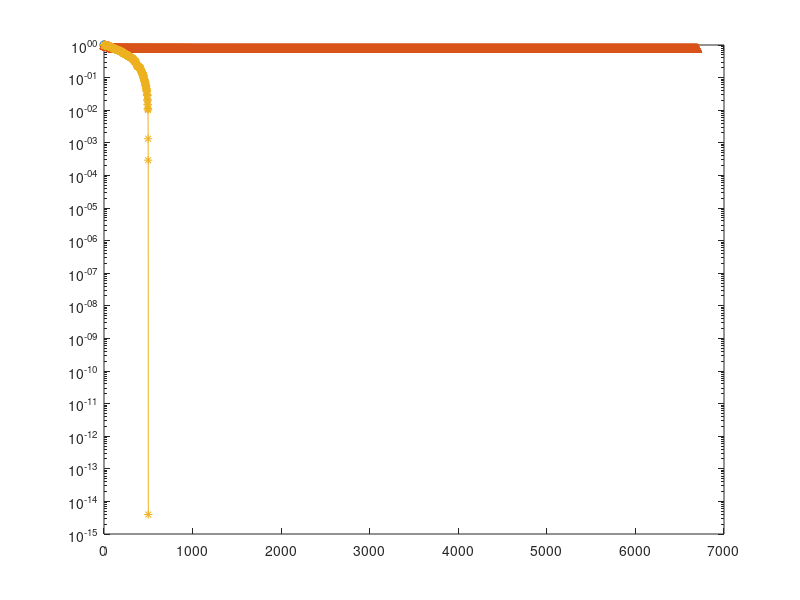

MATLAB code to generate this figure: (Note: this script raises an error after producing the figure.)

%% Clear workspace
clear;
clc;

%% Disable warnings (gmres warns of maxit)
warning('off','all')

%% Initialize workspace
n = 500;
m = 100;
A = randn(n);
xsol = rand(n,1);
b = A * xsol;
tol = 1e-6;
maxit = 4 * n;

%% First experiment - pcg (No preconditioner)
[x_pcg, flag_pcg, ~, iter_pcg, resvec_pcg] = pcg(A, b, tol, maxit, [], [], []);

%% Second experiment - gmres (Restarts every m iterations)
[x_gmres_m, flag_gmres_m, ~, iter_gmres_m, resvec_gmres_m] = gmres(A, b, m, tol, maxit, [], [], []);

%% Third experiment - gmres (Restarts every n iterations)
[x_gmres_n, flag_gmres_n, ~, iter_gmres_n, resvec_gmres_n] = gmres(A, b, n, tol, maxit, [], [], []);

%% Fourth experiment - mldivide
x_mldivide = A\b;

%% Compute relative residual for each experiment
relres_pcg = norm(b - A * x_pcg) / norm(b);
relres_gmres_m = norm(b - A * x_gmres_m) / norm(b);
relres_gmres_n = norm(b - A * x_gmres_n) / norm(b);
relres_mldivide = norm(b - A * x_mldivide) / norm(b);

%% Plot experiment results
figure;
semilogy(0:length(resvec_pcg)-1, resvec_pcg/norm(b),'-o')
hold on
semilogy(0:length(resvec_gmres_m)-1, resvec_gmres_m/norm(b),'-^')
semilogy(0:length(resvec_gmres_n)-1, resvec_gmres_n/norm(b),'-*')
yline(tol,'r--');
legend('PCG','GMRES (restart = m)', 'GMRES (restart = n)', 'Tolerance','Location','East')
xlabel('Iteration number')
ylabel('Relative residual')
title('Experiments')

%% Benchmark methods
f = @() pcg(A, b, tol, maxit, [], [], []);
g = @() gmres(A, b, m, tol, maxit, [], [], []);
h = @() gmres(A, b, n, tol, maxit, [], [], []);
i = @() A\b;

t_pcg = timeit(f, 5);
t_gmres_m = timeit(g, 5);
t_gmres_n = timeit(h, 5);
t_mldivide = timeit(i, 1);

%% Compare results - relative residual & benchmark
pcg.experiment = 'PCG';
pcg.relres = relres_pcg;
pcg.benchmark = t_pcg;

gmres_m.experiment = 'GMRES_m';
gmres_m.relres = relres_gmres_m;
gmres_m.benchmark = t_gmres_m;

gmres_n.experiment = 'GMRES_n';
gmres_n.relres = relres_gmres_n;
gmres_n.benchmark = t_gmres_n;

mldivide.experiment = 'MLDIVIDE';
mldivide.relres = relres_mldivide;
mldivide.benchmark = t_mldivide;

% Wrap results
experiment_results = struct2table([pcg; gmres_m; gmres_n; mldivide]);

% Display results
disp(experiment_results);

%% Enable warnings (restore warning policy)
warning('on','all')
